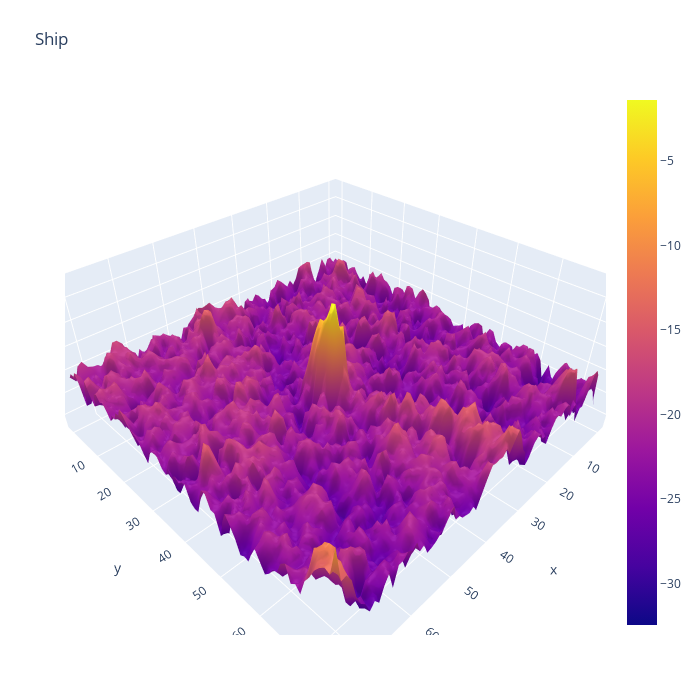

Notebook cell for this chart:
### Code cell
#The shape of the ship is going to be like a point, may be like a elongated point.
#From here the structural differences arise and we can exploit those differences using a CNN. 
#It would be helpful if we can create composite images using the backscatter from radar.
plotmy3d(X_band_1[14,:,:], 'Ship')
#We don't have much resolution in images to visualize the shape of the ship. However CNN is here to help.

### Figure 1 — Plotly figure (JSON) as saved in the notebook; plotly's stock layout.template omitted (floating-point values rounded to 4 significant figures; data arrays with more than 128 entries replaced by an {"elided": "..."} marker saying what was removed)
{"data": [{"type": "surface", "z": {"elided": "75x75 float values"}}], "layout": {"autosize": false, "height": 700, "margin": {"b": 65, "l": 65, "r": 50, "t": 90}, "title": {"text": "Ship"}, "width": 700}}
